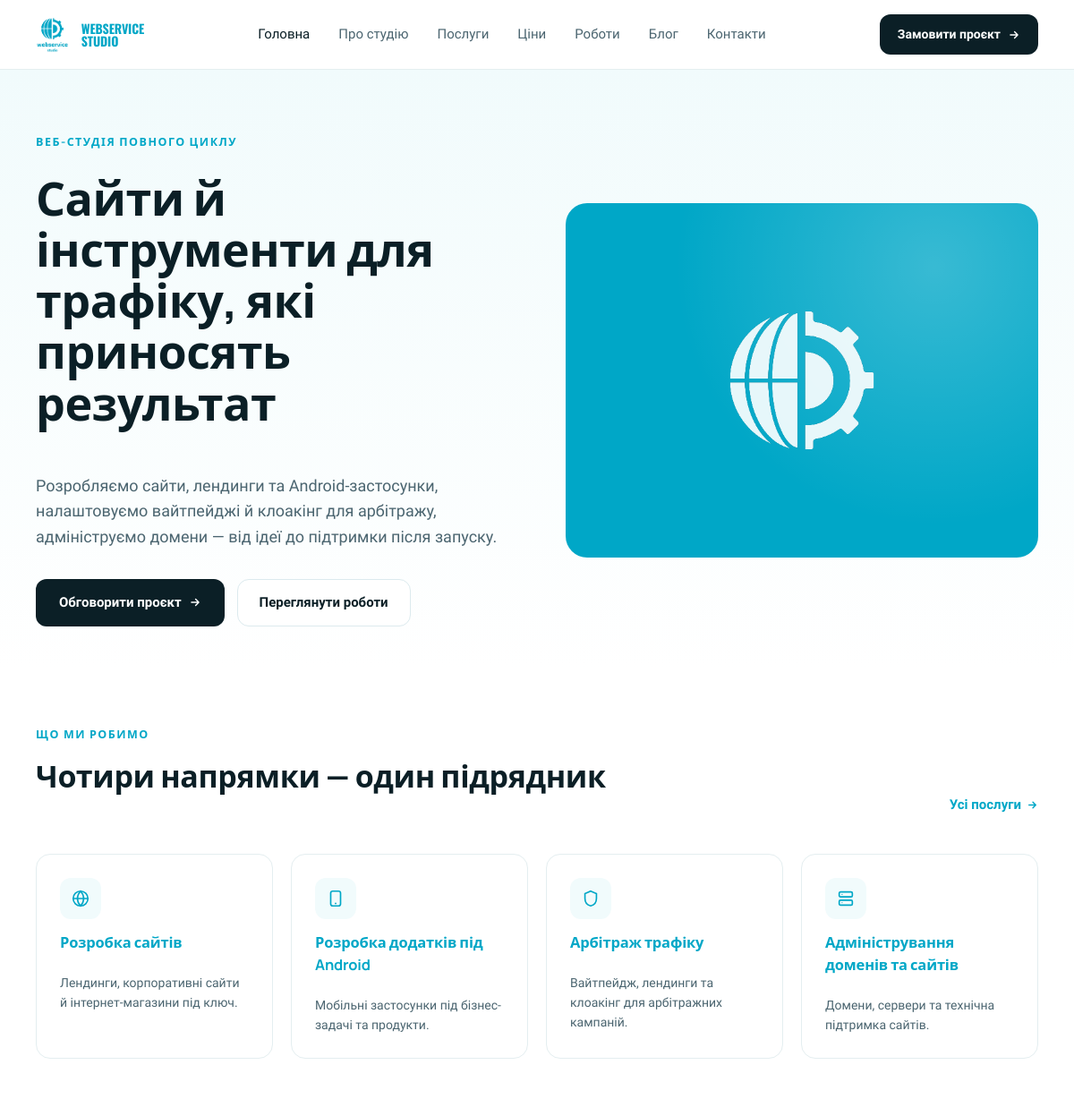
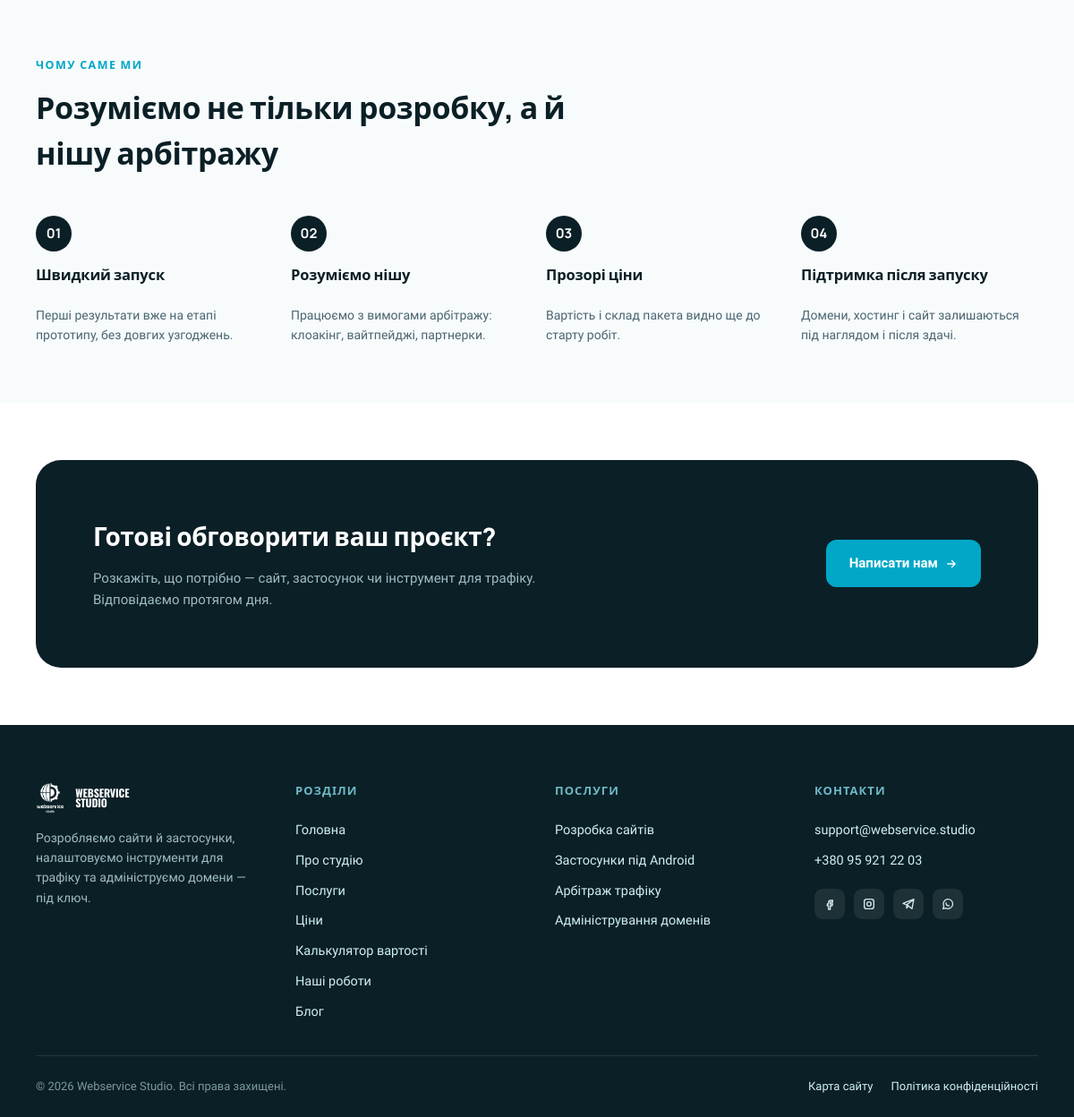
The page / on the database its author committed (2 pictures, top to bottom).
### tables this page shows
CREATE TABLE service_categories (
    id          INT UNSIGNED AUTO_INCREMENT PRIMARY KEY,
    name        VARCHAR(150) NOT NULL,
    slug        VARCHAR(160) NOT NULL,
    sort_order  SMALLINT UNSIGNED NOT NULL DEFAULT 0,
    status      ENUM('published','hidden') NOT NULL DEFAULT 'published',
    created_at  TIMESTAMP NOT NULL DEFAULT CURRENT_TIMESTAMP,
    updated_at  TIMESTAMP NOT NULL DEFAULT CURRENT_TIMESTAMP ON UPDATE CURRENT_TIMESTAMP,
    UNIQUE KEY uq_service_categories_slug (slug)
);

### index.php (called while the page is built, shortened)
<?php
require __DIR__ . '/includes/Router.php';
$router = new Router();
$router->get('/', function () {
    require __DIR__ . '/templates/home.php';
});
$router->get('/poslugy', function () {
    require __DIR__ . '/templates/services.php';
});
$router->get('/tsiny', function () {
    require __DIR__ . '/templates/pricing.php';
});
$router->get('/kalkulyator', function () {
    require __DIR__ . '/templates/calculator.php';
});
$router->get('/portfolio', function () {
    require __DIR__ . '/templates/portfolio.php';
});
$router->get('/portfolio/{slug}', function (array $params) {
    require __DIR__ . '/templates/portfolio-case.php';
});
$router->get('/blog', function () {
    require __DIR__ . '/templates/blog.php';
});
$router->get('/blog/{slug}', function (array $params) {
    require __DIR__ . '/templates/blog-article.php';
});
$router->get('/kontakty', function () {
    require __DIR__ . '/templates/contacts.php';
});
$router->get('/sitemap.xml', function () {
    require __DIR__ . '/templates/sitemap.php';
});
$router->get('/karta-sajtu', function () {
    require __DIR__ . '/templates/sitemap-page.php';
});
$router->post('/kontakty', function () {
    require __DIR__ . '/templates/contacts-submit.php';
});
$router->get('/{slug}', function (array $params) {
    require __DIR__ . '/templates/page.php';
});
$router->dispatch($_SERVER['REQUEST_METHOD'], $_SERVER['REQUEST_URI']);

### includes/Database.php (called while the page is built, shortened)
<?php
final class Database
{
    private static ?PDO $instance = null;
    public static function connect(array $config): PDO
    {
        if (self::$instance !== null) {
            return self::$instance;
        }
        $db = $config['db'];
        $dsn = sprintf(
            'mysql:host=%s;port=%d;dbname=%s;charset=%s',
            $db['host'],
            $db['port'],
            $db['name'],
            $db['charset']
        );
        self::$instance = new PDO($dsn, $db['user'], $db['pass'], [
            PDO::ATTR_ERRMODE => PDO::ERRMODE_EXCEPTION,
            PDO::ATTR_DEFAULT_FETCH_MODE => PDO::FETCH_ASSOC,
            PDO::ATTR_EMULATE_PREPARES => false,
        ]);
        return self::$instance;
    }
}

### includes/Model.php (called while the page is built, shortened)
<?php
abstract class Model
{
    protected static function db(): PDO
    {
        return Database::connect($GLOBALS['config']);
    }
}

### includes/models/ServiceCategory.php (called while the page is built, shortened)
<?php
class ServiceCategory extends Model
{
    public static function published(): array
    {
        $stmt = static::db()->query("SELECT * FROM service_categories WHERE status = 'published' ORDER BY sort_order, name");
        return $stmt->fetchAll();
    }
}

### includes/helpers.php (called while the page is built, shortened)
<?php
function h($value): string
{
    return htmlspecialchars((string) $value, ENT_QUOTES, 'UTF-8');
}

### templates/home.php (the view, shortened to what this page needs)
<?php
$categories = ServiceCategory::published();
$categoryMeta = [
    'rozrobka-saitiv' => [
        'icon' => '<svg width="22" height="22" viewBox="0 0 24 24" fill="none" stroke="currentColor" stroke-width="1.8"><circle cx="12" cy="12" r="9"/><path d="M3 12h18M12 3c2.5 2.6 3.8 5.7 3.8 9s-1.3 6.4-3.8 9c-2.5-2.6-3.8-5.7-3.8-9s1.3-6.4 3.8-9z"/></svg>',
        'desc' => 'Лендинги, корпоративні сайти й інтернет-магазини під ключ.',
    ],
    'android-dodatky' => [
        'icon' => '<svg width="22" height="22" viewBox="0 0 24 24" fill="none" stroke="currentColor" stroke-width="1.8"><rect x="6" y="3" width="12" height="18" rx="2.5"/><path d="M11 18h2"/></svg>',
        'desc' => 'Мобільні застосунки під бізнес-задачі та продукти.',
    ],
    'arbitrazh-trafiku' => [
        'icon' => '<svg width="22" height="22" viewBox="0 0 24 24" fill="none" stroke="currentColor" stroke-width="1.8"><path d="M12 3l7 3v6c0 5-3 8-7 9-4-1-7-4-7-9V6l7-3z"/></svg>',
        'desc' => 'Вайтпейдж, лендинги та клоакінг для арбітражних кампаній.',
    ],
    'administruvannia' => [
        'icon' => '<svg width="22" height="22" viewBox="0 0 24 24" fill="none" stroke="currentColor" stroke-width="1.8"><rect x="4" y="4" width="16" height="6" rx="1.5"/><rect x="4" y="14" width="16" height="6" rx="1.5"/><circle cx="7.5" cy="7" r="0.6" fill="currentColor" stroke="none"/><circle cx="7.5" cy="17" r="0.6" fill="currentColor" stroke="none"/></svg>',
        'desc' => 'Домени, сервери та технічна підтримка сайтів.',
    ],
];
$whyUs = [
    ['n' => '01', 'title' => 'Швидкий запуск', 'desc' => 'Перші результати вже на етапі прототипу, без довгих узгоджень.'],
    ['n' => '02', 'title' => 'Розуміємо нішу', 'desc' => 'Працюємо з вимогами арбітражу: клоакінг, вайтпейджі, партнерки.'],
    ['n' => '03', 'title' => 'Прозорі ціни', 'desc' => 'Вартість і склад пакета видно ще до старту робіт.'],
    ['n' => '04', 'title' => 'Підтримка після запуску', 'desc' => 'Домени, хостинг і сайт залишаються під наглядом і після здачі.'],
];
require __DIR__ . '/partials/header.php';
?>
<main>
  <div class="hero">
    <div class="container" style="display:flex; gap:64px; align-items:center;">
      <div style="flex:1 1 0; display:flex; flex-direction:column; gap:24px;">
        <span class="eyebrow" style="margin-bottom:0;">Веб-студія повного циклу</span>
        <h1 style="font-size:52px; line-height:1.1; font-weight:800; max-width:620px;">Сайти й інструменти для трафіку, які приносять результат</h1>
        <p style="font-size:18px; line-height:1.6; color:var(--color-muted); max-width:540px;">Розробляємо сайти, лендинги та Android-застосунки, налаштовуємо вайтпейджі й клоакінг для арбітражу, адмініструємо домени — від ідеї до підтримки після запуску.</p>
        <div style="display:flex; gap:14px; margin-top:8px; flex-wrap:wrap;">
          <a href="/kontakty" class="btn-primary">Обговорити проєкт
            <svg width="14" height="14" viewBox="0 0 24 24" fill="none" stroke="currentColor" stroke-width="2.4" stroke-linecap="round" stroke-linejoin="round"><path d="M5 12h14M13 6l6 6-6 6"/></svg>
          </a>
          <a href="/portfolio" class="btn-ghost">Переглянути роботи</a>
        </div>
      </div>
      <div style="flex:1 1 0; display:flex; align-items:center; justify-content:center;" class="hero-visual">
        <div style="width:100%; aspect-ratio:4/3; border-radius:24px; background:var(--color-brand); position:relative; overflow:hidden; display:flex; align-items:center; justify-content:center;">
          <img src="/assets/icons/logo-mark.png" alt="" style="width:34%; height:auto; opacity:0.9;">
        </div>
      </div>
    </div>
  </div>
  <?php if (!empty($categories)): ?>
  <div class="section">
    <div class="container">
      <div class="section-head">
        <div>
          <span class="eyebrow">Що ми робимо</span>
          <h2>Чотири напрямки — один підрядник</h2>
        </div>
        <a href="/poslugy" class="link-more">Усі послуги
          <svg width="13" height="13" viewBox="0 0 24 24" fill="none" stroke="currentColor" stroke-width="2.6" stroke-linecap="round" stroke-linejoin="round"><path d="M5 12h14M13 6l6 6-6 6"/></svg>
        </a>
      </div>
      <div class="grid-4">
        <?php foreach ($categories as $cat): $meta = $categoryMeta[$cat['slug']] ?? null; ?>
          <a href="/poslugy#<?= h($cat['slug']) ?>" class="service-card">
            <span class="icon-badge"><?= $meta['icon'] ?? '' ?></span>
            <h3><?= h($cat['name']) ?></h3>
            <p><?= h($meta['desc'] ?? '') ?></p>
          </a>
        <?php endforeach; ?>
      </div>
    </div>
  </div>
  <?php endif; ?>
  <div class="section" style="background:var(--color-surface);">
    <div class="container">
      <div style="margin-bottom:44px;">
        <span class="eyebrow">Чому саме ми</span>
        <h2 style="font-size:34px; font-weight:800; max-width:640px;">Розуміємо не тільки розробку, а й нішу арбітражу</h2>
      </div>
      <div class="grid-4">
        <?php foreach ($whyUs as $w): ?>
          <div style="display:flex; flex-direction:column; gap:14px;">
            <div style="width:40px; height:40px; border-radius:50%; background:var(--color-ink); color:#fff; display:flex; align-items:center; justify-content:center; font-family:var(--font-heading); font-weight:700; font-size:15px;"><?= h($w['n']) ?></div>
            <h3 style="font-size:16.5px; font-weight:700;"><?= h($w['title']) ?></h3>
            <p style="font-size:14px; line-height:1.55; color:var(--color-muted);"><?= h($w['desc']) ?></p>
          </div>
        <?php endforeach; ?>
      </div>
    </div>
  </div>
  <div class="section">
    <div class="container">
      <div class="cta-band">
        <div>
          <h2>Готові обговорити ваш проєкт?</h2>
          <p>Розкажіть, що потрібно — сайт, застосунок чи інструмент для трафіку. Відповідаємо протягом дня.</p>
        </div>
        <a href="/kontakty" class="btn-primary accent" style="flex-shrink:0;">Написати нам
          <svg width="14" height="14" viewBox="0 0 24 24" fill="none" stroke="currentColor" stroke-width="2.4" stroke-linecap="round" stroke-linejoin="round"><path d="M5 12h14M13 6l6 6-6 6"/></svg>
        </a>
      </div>
    </div>
  </div>
</main>
<?php require __DIR__ . '/partials/footer.php'; ?>

### includes/Router.php (shortened to what this page needs)
<?php
final class Router
{
    private array $routes = [];
    public function get(string $pattern, callable $handler): void
    {
        $this->routes['GET'][$pattern] = $handler;
    }
    public function post(string $pattern, callable $handler): void
    {
        $this->routes['POST'][$pattern] = $handler;
    }
    public function dispatch(string $method, string $uri): void
    {
        $path = parse_url($uri, PHP_URL_PATH) ?? '/';
        $path = '/' . trim($path, '/');
        $handlers = $this->routes[$method] ?? [];
        foreach ($handlers as $pattern => $handler) {
            $regex = $this->compile($pattern);
            if (preg_match($regex, $path, $matches)) {
                $params = array_filter($matches, 'is_string', ARRAY_FILTER_USE_KEY);
                $handler($params);
                return;
            }
        }
    }
    private function compile(string $pattern): string
    {
        $regex = preg_replace('#\{([a-zA-Z_]+)\}#', '(?P<$1>[^/]+)', $pattern);
        return '#^' . $regex . '$#u';
    }
}

### rows shown on the page
service_categories: name "Розробка сайтів", slug "Лендинги, корпоративні сайти й інтернет-магазини під ключ."
service_categories: name "Розробка додатків під Android", slug "Мобільні застосунки під бізнес-задачі та продукти."
service_categories: name "Арбітраж трафіку", slug "Вайтпейдж, лендинги та клоакінг для арбітражних кампаній."
service_categories: name "Адміністрування доменів та сайтів", slug "Домени, сервери та технічна підтримка сайтів."

### other values the page prints
$label "Головна"
$label "Про студію"
$label "Послуги"
$label "Ціни"
$label "Роботи"
$label "Блог"
$label "Контакти"
$w['n'] "01"
$w['title'] "Швидкий запуск"
$w['desc'] "Перші результати вже на етапі прототипу, без довгих узгоджень."
$w['n'] "02"
$w['title'] "Розуміємо нішу"
$w['desc'] "Працюємо з вимогами арбітражу: клоакінг, вайтпейджі, партнерки."
$w['n'] "03"
$w['title'] "Прозорі ціни"
